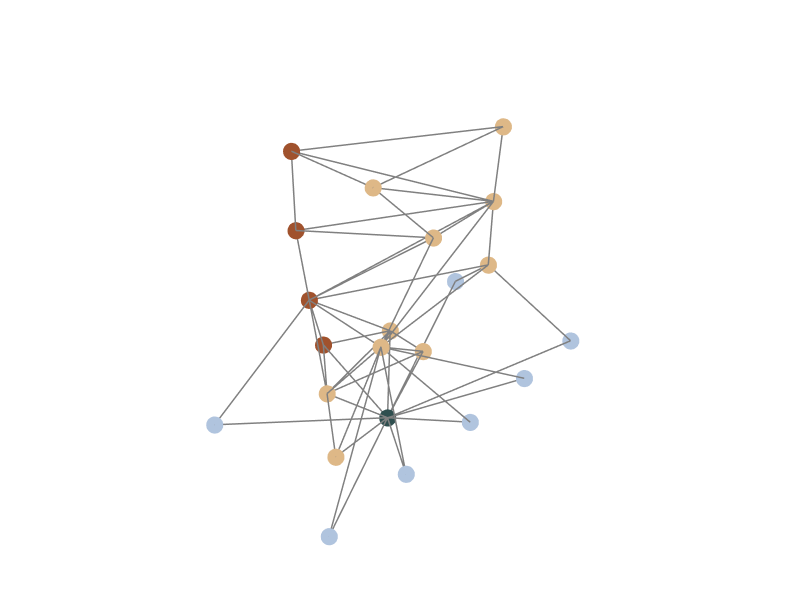

Here is the notebook cell this chart was saved with:
### Code cell
Graph.Show(graph, vertexSize=20, vertexColorKey="cell_color", vertexLabelKey="cell_name",backgroundColor="white", edgeColor="grey", width=800, height=600, edgeWidth=3, renderer="vscode")

### Figure 1 — Plotly figure (JSON) as saved in the notebook; plotly's stock layout.template omitted (floating-point values rounded to 4 significant figures; data arrays with more than 128 entries replaced by an {"elided": "..."} marker saying what was removed)
{"data": [{"hoverinfo": "text", "legendgroup": "5", "legendrank": 5, "line": {"color": "grey", "dash": "solid", "width": 3}, "marker": {"size": 0}, "mode": "lines", "name": "Graph Edges", "showlegend": false, "text": "", "type": "scatter3d", "x": {"elided": "156 float values"}, "y": {"elided": "156 float values"}, "z": {"elided": "156 float values"}}, {"customdata": ["plinth", "column", "column", "column", "column", "column", "office", "office", "core", "office", "office", "column", "column", "office", "office", "core", "office", "office", "core", "core", "office", "office"], "hoverinfo": "text", "hovertemplate": ["Click plinth", "Click column", "Click column", "Click column", "Click column", "Click column", "Click office", "Click office", "Click core", "Click office", "Click office", "Click column", "Click column", "Click office", "Click office", "Click core", "Click office", "Click office", "Click core", "Click core", "Click office", "Click office"], "hovertext": ["plinth", "column", "column", "column", "column", "column", "office", "office", "core", "office", "office", "column", "column", "office", "office", "core", "office", "office", "core", "core", "office", "office"], "legendgroup": "4", "legendrank": 4, "marker": {"color": ["#2F4F4F", "#B0C4DE", "#B0C4DE", "#B0C4DE", "#B0C4DE", "#B0C4DE", "#DEB887", "#DEB887", "#A0522D", "#DEB887", "#DEB887", "#B0C4DE", "#B0C4DE", "#DEB887", "#DEB887", "#A0522D", "#DEB887", "#DEB887", "#A0522D", "#A0522D", "#DEB887", "#DEB887"], "line": {"width": 0}, "opacity": 1, "size": [20, 20, 20, 20, 20, 20, 20, 20, 20, 20, 20, 20, 20, 20, 20, 20, 20, 20, 20, 20, 20, 20], "sizemode": "diameter", "symbol": "circle"}, "mode": "markers", "name": "Graph Vertices", "showlegend": false, "text": ["plinth", "column", "column", "column", "column", "column", "office", "office", "core", "office", "office", "column", "column", "office", "office", "core", "office", "office", "core", "core", "office", "office"], "textfont": {"size": 5}, "type": "scatter3d", "x": [7.632, 2.965, 5.715, 8.464, 11.21, 13.96, 9.874, 9.874, 7.67, 6.205, 4.732, 2.965, 13.96, 7.095, 12.81, 7.095, 12.76, 9.631, 7.045, 7.182, 12.9, 7.182], "y": [4.588, 1.851, 1.851, 1.851, 1.851, 1.851, 5.124, 6.749, 7.826, 5.851, 3.685, 7.2, 7.2, 4.251, 4.851, 7.576, 4.851, 4.619, 7.826, 7.826, 4.851, 4.501], "z": [-0.1, 1.1, 1.1, 1.1, 1.1, 1.1, 1.1, 1.1, 1.1, 1.1, 1.1, 1.1, 1.1, 3.425, 3.425, 3.425, 5.875, 5.875, 5.875, 8.325, 8.325, 8.325]}], "layout": {"autosize": true, "height": 600, "margin": {"b": 40, "l": 40, "r": 40, "t": 40}, "paper_bgcolor": "#FFFFFF", "plot_bgcolor": "#FFFFFF", "scene": {"aspectmode": "data", "camera": {"center": {"x": 0, "y": 0, "z": 0}, "eye": {"x": -1.25, "y": -1.25, "z": 1.25}, "projection": {"type": "perspective"}, "up": {"x": 0, "y": 0, "z": 1}}, "xaxis": {"visible": false}, "yaxis": {"visible": false}, "zaxis": {"visible": false}}, "showlegend": true, "width": 800, "xaxis": {"showgrid": false, "visible": false, "zeroline": false}, "yaxis": {"showgrid": false, "visible": false, "zeroline": false}}}
